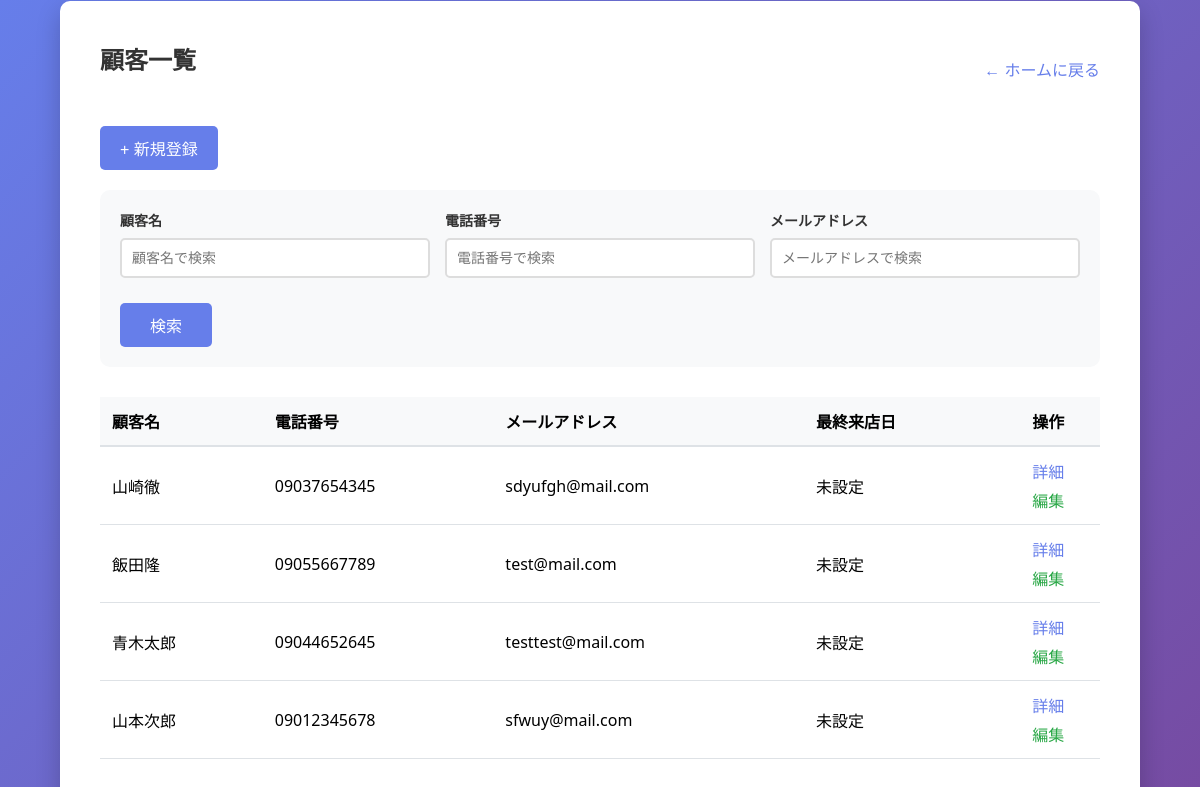
The page /customers/ (signed in) on the database its author committed.
### main/models.py (models this page shows, shortened)
class Customer(models.Model):
    phone_regex = RegexValidator(
        regex=r'^0\d{1,4}-?\d{1,4}-?\d{3,4}$',
        message="正しい電話番号形式で入力してください。（例: 090-1234-5678、03-1234-5678、0120-123-456）"
    )
    name = models.CharField(max_length=100, verbose_name="顧客名")
    phone_number = models.CharField(
        max_length=20,
        verbose_name="電話番号",
        validators=[phone_regex]
    )
    email = models.EmailField(unique=True, verbose_name="メールアドレス")  # 追加
    memo = models.TextField(blank=True, verbose_name="メモ")
    last_visit_date = models.DateField(null=True, blank=True, verbose_name="最終来店日")
    created_at = models.DateTimeField(auto_now_add=True, verbose_name="登録日時")
    updated_at = models.DateTimeField(auto_now=True, verbose_name="更新日時")
    class Meta:
        verbose_name = "顧客"
        verbose_name_plural = "顧客"

### main/views.py (the view)
# urls.py: path('customers/', views.customer_list, name='customer_list'),
@login_required(login_url='login')
def customer_list(request):
    search_name = request.GET.get('search_name', '')
    search_phone = request.GET.get('search_phone', '')
    search_email = request.GET.get('search_email', '')
    customers = Customer.objects.all()
    if search_name:
        customers = customers.filter(name__icontains=search_name)
    if search_phone:
        customers = customers.filter(phone_number__icontains=search_phone)
    if search_email:
        customers = customers.filter(email__icontains=search_email)
    customers = customers.order_by('-created_at')
    return render(request, 'main/customer_list.html', {
        'customers': customers,
        'search_name': search_name,
        'search_phone': search_phone,
        'search_email': search_email,
    })

### main/templates/main/customer_list.html (shortened to what this page needs)
{% extends 'main/base.html' %}
{% block content %}
<div style="display: flex; justify-content: space-between; align-items: center; margin-bottom: 20px;">
    <h2>顧客一覧</h2>
    <a href="{% url 'admin-home' %}" style="text-decoration: none; color: #667eea;">← ホームに戻る</a>
</div>
<div style="margin-bottom: 20px;">
    <a href="{% url 'customer_add' %}" style="text-decoration: none;">
        <button style="width: auto; padding: 10px 20px;">+ 新規登録</button>
    </a>
</div>
<form method="get" style="margin-bottom: 30px; background: #f8f9fa; padding: 20px; border-radius: 10px;">
    <div style="display: grid; grid-template-columns: 1fr 1fr 1fr; gap: 15px; margin-bottom: 15px;">
        <div>
            <label for="search_name" style="display: block; font-size: 14px; font-weight: bold; color: #333; margin-bottom: 8px;">顧客名</label>
            <input type="text" id="search_name" name="search_name"
                   value="{{ search_name }}"
                   placeholder="顧客名で検索"
                   style="width: 100%; padding: 10px; border: 2px solid #ddd; border-radius: 5px; font-size: 14px; box-sizing: border-box;">
        </div>
        <div>
            <label for="search_phone" style="display: block; font-size: 14px; font-weight: bold; color: #333; margin-bottom: 8px;">電話番号</label>
            <input type="text" id="search_phone" name="search_phone"
                   value="{{ search_phone }}"
                   placeholder="電話番号で検索"
                   style="width: 100%; padding: 10px; border: 2px solid #ddd; border-radius: 5px; font-size: 14px; box-sizing: border-box;">
        </div>
        <div>
            <label for="search_email" style="display: block; font-size: 14px; font-weight: bold; color: #333; margin-bottom: 8px;">メールアドレス</label>
            <input type="text" id="search_email" name="search_email"
                   value="{{ search_email }}"
                   placeholder="メールアドレスで検索"
                   style="width: 100%; padding: 10px; border: 2px solid #ddd; border-radius: 5px; font-size: 14px; box-sizing: border-box;">
        </div>
    </div>
    <div style="display: flex; gap: 10px;">
        <button type="submit" style="width: auto; padding: 10px 30px;">検索</button>
    </div>
</form>
{% if customers %}
<div style="overflow-x: auto;">
    <table style="width: 100%; border-collapse: collapse; background: white;">
        <thead>
            <tr style="background: #f8f9fa; border-bottom: 2px solid #dee2e6;">
                <th style="padding: 12px; text-align: left;">顧客名</th>
                <th style="padding: 12px; text-align: left;">電話番号</th>
                <th style="padding: 12px; text-align: left;">メールアドレス</th>
                <th style="padding: 12px; text-align: left;">最終来店日</th>
                <th style="padding: 12px; text-align: center;">操作</th>
            </tr>
        </thead>
        <tbody>
            {% for customer in customers %}
            <tr style="border-bottom: 1px solid #dee2e6;">
                <td style="padding: 12px;">{{ customer.name }}</td>
                <td style="padding: 12px;">{{ customer.phone_number }}</td>
                <td style="padding: 12px;">{{ customer.email }}</td>
                <td style="padding: 12px;">{{ customer.last_visit_date|default:"未設定" }}</td>
                <td style="padding: 12px; text-align: center;">
                    <div style="display: flex; flex-direction: column; gap: 5px; align-items: center;">
                        <a href="{% url 'customer_detail' customer.id %}"
                            style="color: #667eea; text-decoration: none;">詳細</a>
                        <a href="{% url 'customer_edit' customer.id %}"
                            style="color: #28a745; text-decoration: none;">編集</a>
                    </div>
                </td>
            </tr>
            {% endfor %}
        </tbody>
    </table>
</div>
{% endif %}
{% endblock %}

### main/templates/main/base.html (style rules this page uses)
* { margin: 0; padding: 0; box-sizing: border-box; }
body { font-family: 'Segoe UI', Tahoma, Geneva, Verdana, sans-serif; background: linear-gradient(135deg, #667eea 0%, #764ba2 100%); min-height: 100vh; display: flex; justify-content: center; align-items: center; }
h1, h2 { color: #333; margin-bottom: 20px; text-align: center; }
label { display: block; margin-bottom: 5px; color: #555; font-weight: bold; }
input[type="text"], input[type="email"], input[type="password"] { width: 100%; padding: 12px; border: 2px solid #ddd; border-radius: 5px; font-size: 14px; }
button { width: 100%; padding: 12px; background: #667eea; color: white; border: none; border-radius: 5px; font-size: 16px; cursor: pointer; margin-top: 10px; }

### rows shown on the page
Customer: name "山崎徹", phone_number "09037654345", email "sdyufgh@mail.com", last_visit_date "未設定"
Customer: name "飯田隆", phone_number "09055667789", email "test@mail.com", last_visit_date "未設定"
Customer: name "青木太郎", phone_number "09044652645", email "testtest@mail.com", last_visit_date "未設定"
Customer: name "山本次郎", phone_number "09012345678", email "sfwuy@mail.com", last_visit_date "未設定"
